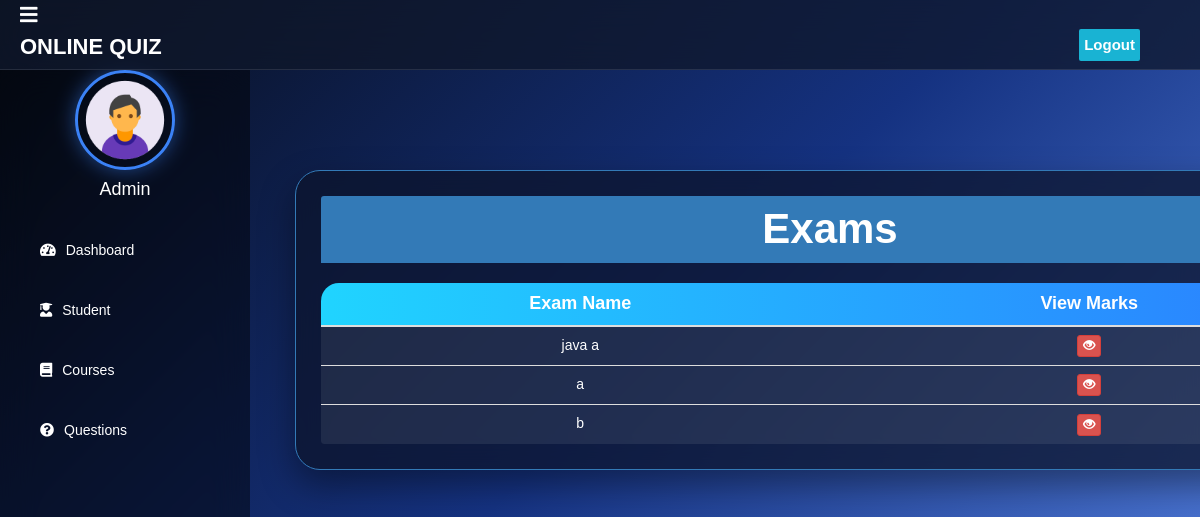
The page /admin-view-marks/9 (signed in) on the database its author committed.
### quiz/models.py (models this page shows, shortened)
class Course(models.Model):
   course_name = models.CharField(max_length=50)
   question_number = models.PositiveIntegerField(default=0)
   total_marks = models.PositiveIntegerField(default=0)

### quiz/views.py (the view)
# urls.py: path('admin-view-marks/<int:pk>', views.admin_view_marks_view, name='admin-view-marks'),
@login_required(login_url='adminlogin')
def admin_view_marks_view(request,pk):
    courses = models.Course.objects.all()
    response =  render(request,'quiz/admin_view_marks.html',{'courses':courses})
    response.set_cookie('student_id',str(pk))
    return response

### templates/quiz/admin_view_marks.html (shortened to what this page needs)
{% extends 'quiz/adminbase.html' %}
{% block content %}
{%load static%}
<head>
  <link href="//netdna.bootstrapcdn.com/bootstrap/3.0.0/css/bootstrap.min.css" rel="stylesheet" id="bootstrap-css">
</head>
<br><br>
<div class="container">
  <div class="panel panel-primary">
    <div class="panel-heading">
      <h6 class="panel-title">Exams</h6>
    </div>
    <table class="table table-hover" id="dev-table">
      <thead>
        <tr>
          <th>Exam Name</th>
          <th>View Marks</th>
        </tr>
      </thead>
      {% for t in courses %}
      <tr>
        <td> {{t.course_name}}</td>
        <td><a class="btn btn-danger btn-xs" href="{% url 'admin-check-marks' t.id  %}"><span class="glyphicon glyphicon-eye-open"></span></a></td>
      </tr>
      {% endfor %}
    </table>
  </div>
</div>
<br><br><br><br><br><br>
{% endblock content %}

### templates/quiz/adminbase.html (style rules this page uses)
a:link { text-decoration: none; }
* { margin:0; padding:0; box-sizing:border-box; font-family:'Poppins',sans-serif; }
body { margin:0; padding:0; font-family:'Poppins',sans-serif; background:linear-gradient(135deg,#070c16,#153281,#5987e9); background-attachment:fixed; background-size:cover; min-height:100vh; }

### templates/quiz/admin_view_marks.html (style rules this page uses)
a:link { text-decoration: none; }
h6 { text-align: center; }
.container { max-width:1100px; margin:40px auto; }
.panel { background:rgba(13,20,45,.75); backdrop-filter:blur(15px); border-radius:25px; padding:25px; box-shadow:0 15px 35px rgba(0,0,0,.4); animation:fadeIn .8s ease; }
.panel-heading { text-align:center; margin-bottom:20px; }
.panel-title { color:#fff; font-size:42px; font-weight:700; }
.table { width:100%; overflow:hidden; border-radius:18px; border-collapse:collapse; }
.table thead { background:linear-gradient(90deg,#20d4ff,#2b7cff); }
.table thead th { color:#fff; text-align:center; padding:18px; font-size:18px; font-weight:600; }
.table tbody td { background:rgba(255,255,255,.08); color:#fff; text-align:center; padding:16px; border-top:1px solid rgba(255,255,255,.12); transition:.35s; }

### rows shown on the page
Course: course_name "java a"
Course: course_name "a"
Course: course_name "b"
